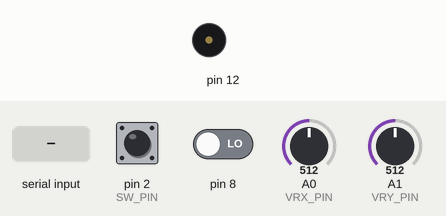
Recording of a sketch running on a simulated Arduino Uno, built with avr-gcc and run on an emulated ATmega328P. On the bench: buzzer (waves = sounding). The inputs (shaded band) are chosen by the test bench; at power-on: A0 (VRX_PIN) = 512, pin 2 (SW_PIN) HIGH, pin 8 LOW, A1 (VRY_PIN) = 512. What the sketch prints to the serial monitor is not drawn.

Above: at 1.2 s.
1.3 s: "1\n" received over Serial
At 1.42 s:
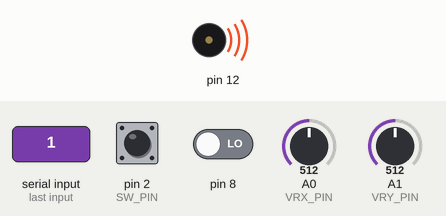
3.0 s: A0 (VRX_PIN) set to 427
4.5 s: A0 (VRX_PIN) set to 398
Timing chart, 0 to 7.5 s (numbered marks = the images above; inputs shaded):
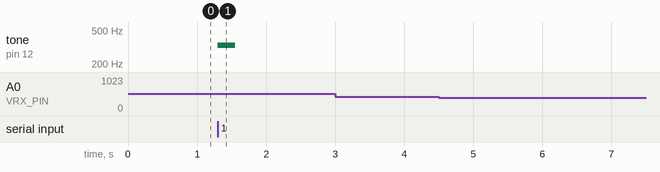

The sketch:

assignment12.ino
```cpp
#define VRX_PIN A0
#define VRY_PIN A1
#define SW_PIN 2

int joyX = 0, joyY = 0, sw = 0;

const int numReadings = 10;

int xReadings[numReadings];  // the readings from the analog input
int yReadings[numReadings];
int readIndex = 0;          // the index of the current reading
float xTotal = 0, yTotal = 0;              // the running total
float xAverage = 0, yAverage = 0;            // the average
float xStart, yStart;
bool start = false;
unsigned long lastTime = 0;
const int interval = 16;

void setup() {
  // put your setup code here, to run once:
  Serial.begin(9600);
  pinMode(SW_PIN, INPUT_PULLUP);
  pinMode(12, OUTPUT);
  pinMode(8, INPUT);

  for(int i = 0; i < numReadings; i++) {
    xReadings[i] = 0;
    yReadings[i] = 0;
  }
}

void loop() {
  // put your main code here, to run repeatedly:
  int x = analogRead(VRX_PIN);
  int y = analogRead(VRY_PIN);
  int sw = digitalRead(SW_PIN);
  int auxButton = digitalRead(8);

  xTotal = xTotal - xReadings[readIndex];
  yTotal = yTotal - yReadings[readIndex];
  // read from the sensor:
  xReadings[readIndex] = x;
  yReadings[readIndex] = y;
  // add the reading to the total:
  xTotal = xTotal + x;
  yTotal = yTotal + y;
  // advance to the next position in the array:
  readIndex = readIndex + 1;

  // calculate the average:
  xAverage = xTotal / numReadings;
  yAverage = yTotal / numReadings;

  // if we're at the end of the array...
  if (readIndex >= numReadings) {
    // ...wrap around to the beginning:
    readIndex = 0;
    if (!start) {
      xStart = xAverage;
      yStart = yAverage;
      start = true;
    }
  }

  if (start) {
    unsigned long now = millis();
    if (now - lastTime > interval) {
      Serial.print((int) (xAverage-xStart));
      Serial.print(",");
      Serial.print((int) (yAverage-yStart));
      Serial.print(",");
      Serial.print(!sw);
      Serial.print(",");
      Serial.println(auxButton);

      lastTime = now;
    }
  }

  while(Serial.available() > 0)
  {
    int buzzerToggle = Serial.parseInt();

    if(Serial.read() == '\n')
    {
      if(buzzerToggle == 1)
      {
        tone(12, 330, 250);
      }
      if(buzzerToggle == 2)
      {
        tone(12, 400, 250);
      }
      if(buzzerToggle == 3)
      {
        tone(12, 450, 250);
      }
    }
  }
}
```

Measured:
- after the input at 1.3 s, tone on pin 12: silent → 330 Hz at once, → silent 0.25 s later
- after the input at 3.0 s, every drawn part: stays the same
- after the input at 4.5 s, every drawn part: stays the same
